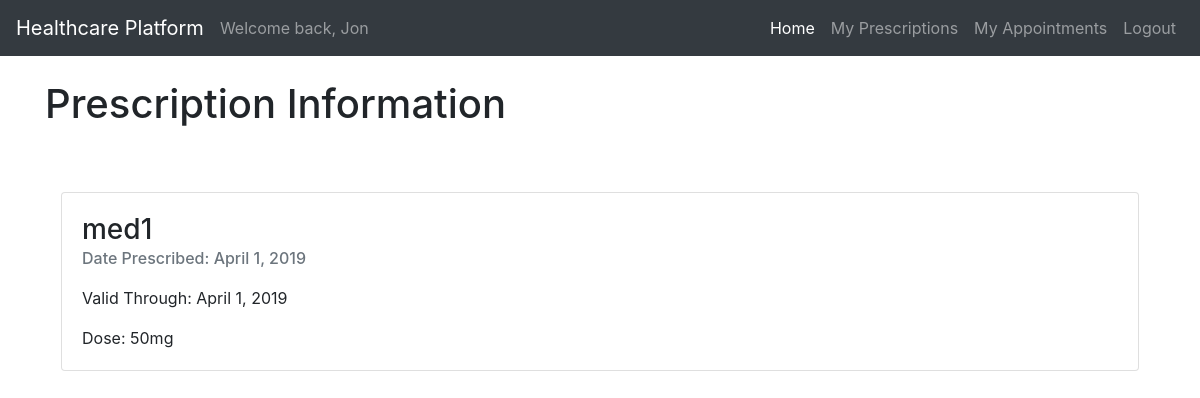
The app's page /patient_prescription (signed in), older data.
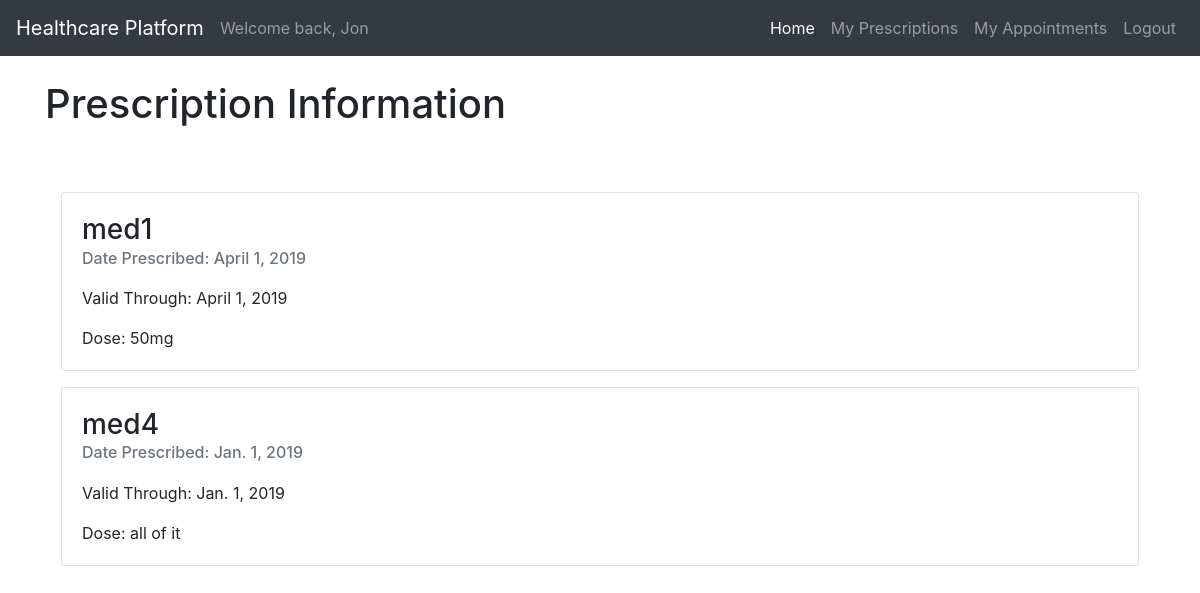
The same page, newer data.
### dbApp/models.py (models this page shows, shortened)
class Prescription(models.Model):
    id = models.AutoField(primary_key=True)
    patient = models.ForeignKey('Patient', null=True, on_delete=models.SET_NULL)
    medication = models.ForeignKey('Medication', null=True, on_delete=models.SET_NULL)
    date_prescribed = models.DateField()
    expiration = models.DateField()
    dose = models.CharField(max_length=30)

class Medication(models.Model):
    name = models.CharField(max_length=30, unique=True)
    instructions = models.CharField(max_length=30)
    recommended_dose = models.CharField(max_length=30)

### frontend/views.py (the view)
# urls.py: path('patient_prescription', render_patient_prescription, name="patient_prescription"),
def render_patient_prescription(request):
    if request.method != "GET":
        return Response('Method not allowed', status=status.HTTP_405_METHOD_NOT_ALLOWED)
    try:
        patient = request.user.patient
        return render(request, 'patient_prescription.html')
    except:
        return redirect('homepage')

### templates/patient_prescription.html
{% extends 'base.html' %}
{% block content %}
<h1>Prescription Information</h1>
<div style="padding-bottom:40px"></div>
{% if user.is_authenticated %}
    {% for prescription in user.patient.prescriptions.all %}
        <div class="card m-3">
            <div class="card-body">
                <h5 class="h3">{{ prescription.medication.name }}</h5>
                <h6 class="card-subtitle mb-2 text-muted" style="padding-bottom:10px">Date Prescribed:
                    {{ prescription.date_prescribed }}</h6>
                <p class="card-text">Valid Through: {{ prescription.expiration }}</p>
                <p class="card-text">Dose: {{ prescription.dose }}</p>
            </div>
        </div>
    {% endfor %}
{% endif %}
{% endblock %}

### templates/base.html (shortened to what this page needs)
<!doctype html>
<html lang="en">
<head>
  <link rel="stylesheet" href="https://stackpath.bootstrapcdn.com/bootstrap/4.3.1/css/bootstrap.min.css"
>
</head>
<body>
  <nav class="navbar navbar-expand-lg navbar-dark bg-dark">
    <a class="navbar-brand" href="{% url 'homepage' %}">Healthcare Platform</a>
    {% if user.is_authenticated %}
      <span class="navbar-text">
        Welcome back, {{request.user.first_name}}
      </span>
    {% endif %}
    <div class="collapse navbar-collapse" id="navbarSupportedContent">
      <ul class="navbar-nav ml-auto">
        <li class="nav-item active">
          <a class="nav-link" href="{% url 'homepage' %}">Home <span class="sr-only">(current)</span></a>
        </li>
        {% if not user.is_authenticated %}
        <li class="nav-item">
          <a class="nav-link" href="{% url 'patient_registration' %}">Patient Registration</a>
        </li>
        <li class="nav-item">
          <a class="nav-link" href="{% url 'loginpage' %}">Login</a>
        </li>
        {% else %}
        {% if user.patient %}
        <li class="nav-item">
          <a class="nav-link" href="{% url 'patient_prescription' %}">My Prescriptions</a>
        </li>
        <li class="nav-item">
          <a class="nav-link" href="{% url 'patient_appointments' %}">My Appointments</a>
        </li>
        <li class="nav-item">
          <a class="nav-link" href="{% url 'logout' %}">Logout</a>
        </li>
        {% endif %}
        {% endif %}
      </ul>
    </div>
  </nav>
  <br>
  <div class="container">
    {% block content %}
    {% endblock %}
  </div>
</body>
</html>

Row changes from the older to the newer data that the page shows:
added Prescription: medication.name "med4", date_prescribed "Jan. 1, 2019", expiration "Jan. 1, 2019", dose "all of it"
